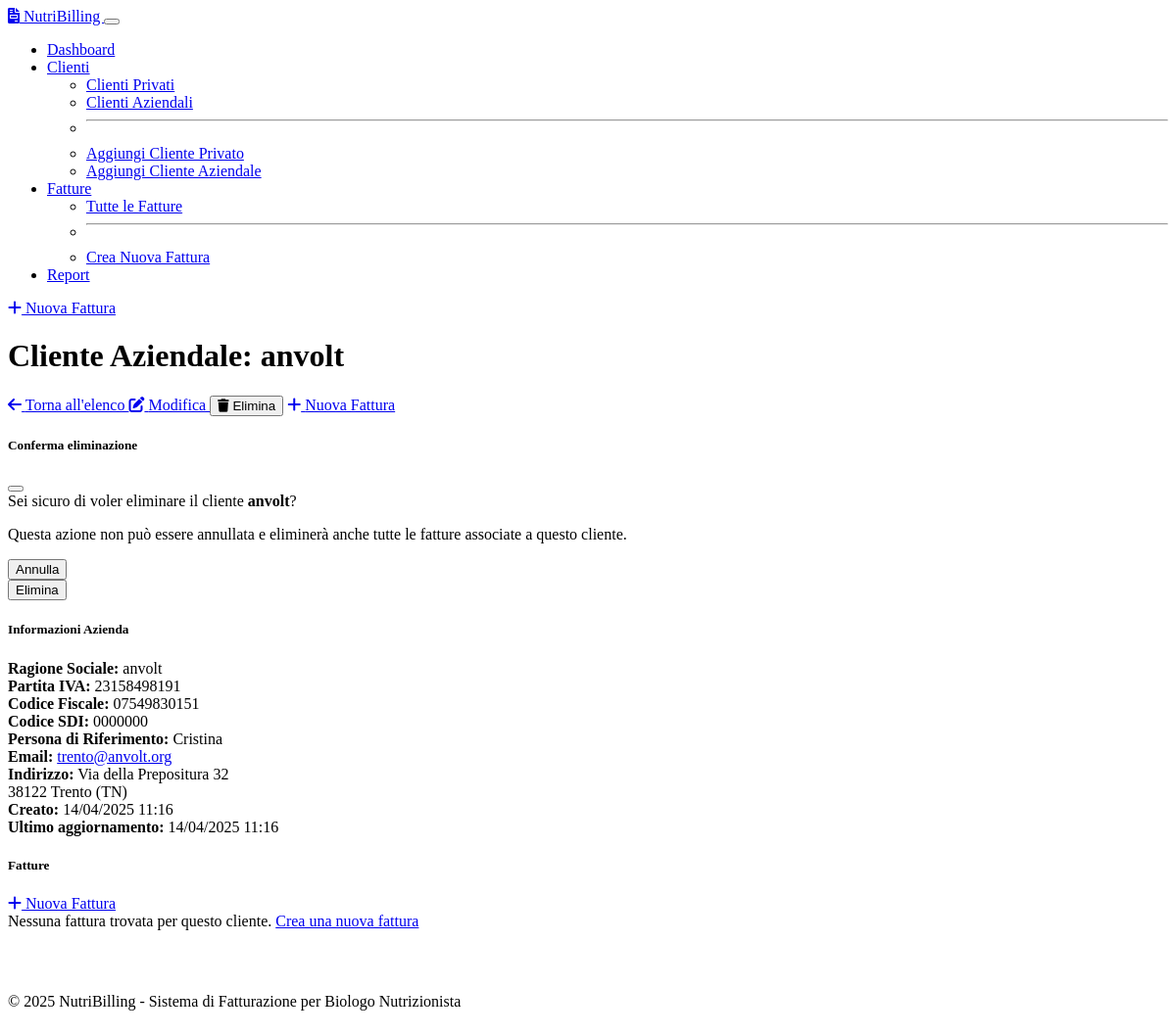
/clients/business/view/1, run on the app's committed database.
### models.py (models this page shows, shortened)
class BusinessClient(db.Model):
    __tablename__ = 'business_clients'
    id = db.Column(db.Integer, primary_key=True)
    business_name = db.Column(db.String(200), nullable=False)
    vat_number = db.Column(db.String(20), nullable=False, unique=True)
    fiscal_code = db.Column(db.String(16), nullable=True)
    sdi_code = db.Column(db.String(7), nullable=True)  # Codice destinatario SDI
    pec = db.Column(db.String(120), nullable=True)
    email = db.Column(db.String(120), nullable=True)
    phone = db.Column(db.String(20), nullable=True)
    address = db.Column(db.String(255), nullable=True)
    city = db.Column(db.String(100), nullable=True)
    postal_code = db.Column(db.String(10), nullable=True)
    province = db.Column(db.String(2), nullable=True)
    contact_person = db.Column(db.String(100), nullable=True)
    notes = db.Column(db.Text, nullable=True)
    created_at = db.Column(db.DateTime, default=datetime.utcnow)
    updated_at = db.Column(db.DateTime, default=datetime.utcnow, onupdate=datetime.utcnow)
    invoices = db.relationship('Invoice', backref='business_client', lazy=True,
                               foreign_keys='Invoice.business_client_id')

### routes.py (the view)
@app.route('/clients/business/view/<int:client_id>')
def view_business_client(client_id):
    client = BusinessClient.query.get_or_404(client_id)
    invoices = Invoice.query.filter_by(business_client_id=client_id).order_by(Invoice.invoice_date.desc()).all()
    return render_template('clients/view.html', client=client, invoices=invoices, client_type='business')

### app.py (called while the page is built)
@app.context_processor
def utility_processor():
    def now():
        return datetime.now()
    return dict(now=now)

### templates/clients/view.html (shortened to what this page needs)
{% extends "base.html" %}
{% block page_title %}
{{ "Cliente Privato" if client_type == "private" else "Cliente Aziendale" }}: {{ client.first_name + " " + client.last_name if client_type == "private" else client.business_name }}
{% endblock %}
{% block page_actions %}
<div class="btn-group" role="group">
    <a href="{{ url_for('private_clients' if client_type == 'private' else 'business_clients') }}" class="btn btn-secondary">
        <i class="fas fa-arrow-left me-1"></i> Torna all'elenco
    </a>
    <a href="{{ url_for('edit_private_client' if client_type == 'private' else 'edit_business_client', client_id=client.id) }}" class="btn btn-warning">
        <i class="fas fa-edit me-1"></i> Modifica
    </a>
    <button type="button" class="btn btn-danger" data-bs-toggle="modal" data-bs-target="#deleteClientModal">
        <i class="fas fa-trash me-1"></i> Elimina
    </button>
    <a href="{{ url_for('add_invoice') }}" class="btn btn-success">
        <i class="fas fa-plus me-1"></i> Nuova Fattura
    </a>
</div>
<div class="modal fade" id="deleteClientModal" tabindex="-1" aria-labelledby="deleteClientModalLabel" aria-hidden="true">
    <div class="modal-dialog">
        <div class="modal-content">
            <div class="modal-header">
                <h5 class="modal-title" id="deleteClientModalLabel">Conferma eliminazione</h5>
                <button type="button" class="btn-close" data-bs-dismiss="modal" aria-label="Close"></button>
            </div>
            <div class="modal-body">
                Sei sicuro di voler eliminare
                {% if client_type == 'private' %}
                il cliente <strong>{{ client.first_name }} {{ client.last_name }}</strong>?
                {% else %}
                il cliente <strong>{{ client.business_name }}</strong>?
                {% endif %}
                <p class="text-danger mt-2">Questa azione non può essere annullata e eliminerà anche tutte le fatture associate a questo cliente.</p>
            </div>
            <div class="modal-footer">
                <button type="button" class="btn btn-secondary" data-bs-dismiss="modal">Annulla</button>
                <form action="{{ url_for('delete_private_client' if client_type == 'private' else 'delete_business_client', client_id=client.id) }}" method="post">
                    <button type="submit" class="btn btn-danger">Elimina</button>
                </form>
            </div>
        </div>
    </div>
</div>
{% endblock %}
{% block content %}
<div class="row">
    <div class="col-md-5">
        <div class="card mb-4">
            <div class="card-header">
                <h5 class="mb-0">Informazioni {{ "Cliente" if client_type == "private" else "Azienda" }}</h5>
            </div>
            <div class="card-body">
                {% if client_type == 'private' %}
                <div class="mb-3">
                    <strong>Nome:</strong> {{ client.first_name }}
                </div>
                <div class="mb-3">
                    <strong>Cognome:</strong> {{ client.last_name }}
                </div>
                <div class="mb-3">
                    <strong>Codice Fiscale:</strong> {{ client.fiscal_code }}
                </div>
                {% if client.date_of_birth %}
                <div class="mb-3">
                    <strong>Data di Nascita:</strong> {{ client.date_of_birth.strftime('%d/%m/%Y') }}
                </div>
                {% endif %}
                {% else %}
                <div class="mb-3">
                    <strong>Ragione Sociale:</strong> {{ client.business_name }}
                </div>
                <div class="mb-3">
                    <strong>Partita IVA:</strong> {{ client.vat_number }}
                </div>
                {% if client.fiscal_code %}
                <div class="mb-3">
                    <strong>Codice Fiscale:</strong> {{ client.fiscal_code }}
                </div>
                {% endif %}
                {% if client.sdi_code %}
                <div class="mb-3">
                    <strong>Codice SDI:</strong> {{ client.sdi_code }}
                </div>
                {% endif %}
                {% if client.contact_person %}
                <div class="mb-3">
                    <strong>Persona di Riferimento:</strong> {{ client.contact_person }}
                </div>
                {% endif %}
                {% endif %}
                {% if client.email %}
                <div class="mb-3">
                    <strong>Email:</strong> <a href="mailto:{{ client.email }}">{{ client.email }}</a>
                </div>
                {% endif %}
                {% if client.address %}
                <div class="mb-3">
                    <strong>Indirizzo:</strong> {{ client.address }}
                    {% if client.postal_code and client.city and client.province %}
                        <br>{{ client.postal_code }} {{ client.city }} ({{ client.province }})
                    {% endif %}
                </div>
                {% endif %}
                <div class="mb-0">
                    <strong>Creato:</strong> {{ client.created_at.strftime('%d/%m/%Y %H:%M') }}
                    <br>
                    <strong>Ultimo aggiornamento:</strong> {{ client.updated_at.strftime('%d/%m/%Y %H:%M') }}
                </div>
            </div>
        </div>
    </div>
    <div class="col-md-7">
        <div class="card">
            <div class="card-header d-flex justify-content-between align-items-center">
                <h5 class="mb-0">Fatture</h5>
                <a href="{{ url_for('add_invoice') }}" class="btn btn-sm btn-success">
                    <i class="fas fa-plus me-1"></i> Nuova Fattura
                </a>
            </div>
            <div class="card-body">
                {% if invoices %}
                <div class="table-responsive">
                    <table class="table table-striped table-hover">
                        <thead>
                            <tr>
                                <th>Numero</th>
                                <th>Data</th>
                                <th>Importo</th>
                                <th>Stato</th>
                                <th>Azioni</th>
                            </tr>
                        </thead>
                        <tbody>
                            {% for invoice in invoices %}
                            <tr>
                                <td>{{ invoice.invoice_number }}</td>
                                <td>{{ invoice.invoice_date.strftime('%d/%m/%Y') }}</td>
                                <td>€{{ "%.2f"|format(invoice.total) }}</td>
                                <td>
                                    <span class="badge {% if invoice.status == 'draft' %}bg-secondary{% elif invoice.status == 'sent' %}bg-primary{% elif invoice.status == 'paid' %}bg-success{% elif invoice.status == 'cancelled' %}bg-danger{% endif %}">
                                        {{ invoice.status|capitalize }}
                                    </span>
                                </td>
                                <td>
                                    <div class="btn-group" role="group">
                                        <a href="{{ url_for('view_invoice', invoice_id=invoice.id) }}" class="btn btn-sm btn-info">
                                            <i class="fas fa-eye"></i>
                                        </a>
                                        <a href="{{ url_for('edit_invoice', invoice_id=invoice.id) }}" class="btn btn-sm btn-warning">
                                            <i class="fas fa-edit"></i>
                                        </a>
                                        <a href="{{ url_for('generate_invoice_pdf', invoice_id=invoice.id) }}" class="btn btn-sm btn-primary">
                                            <i class="fas fa-file-pdf"></i>
                                        </a>
                                    </div>
                                </td>
                            </tr>
                            {% endfor %}
                        </tbody>
                    </table>
                </div>
                {% else %}
                <div class="alert alert-info mb-0">
                    Nessuna fattura trovata per questo cliente.
                    <a href="{{ url_for('add_invoice') }}" class="alert-link">Crea una nuova fattura</a>
                </div>
                {% endif %}
            </div>
        </div>
    </div>
</div>
{% endblock %}

### data on the page
BusinessClient: business_name "anvolt", vat_number "23158498191", fiscal_code "07549830151", sdi_code "0000000", contact_person "Cristina", email "trento@anvolt.org", address "Via della Prepositura 32", postal_code "38122", city "Trento", province "TN", created_at "14/04/2025 11:16", updated_at "14/04/2025 11:16"

### other printed values
{{ "Cliente Privato" if client_type == "private" else "Cliente Aziendale" }} "Cliente Aziendale"
{{ "Cliente" if client_type == "private" else "Azienda" }} "Azienda"
